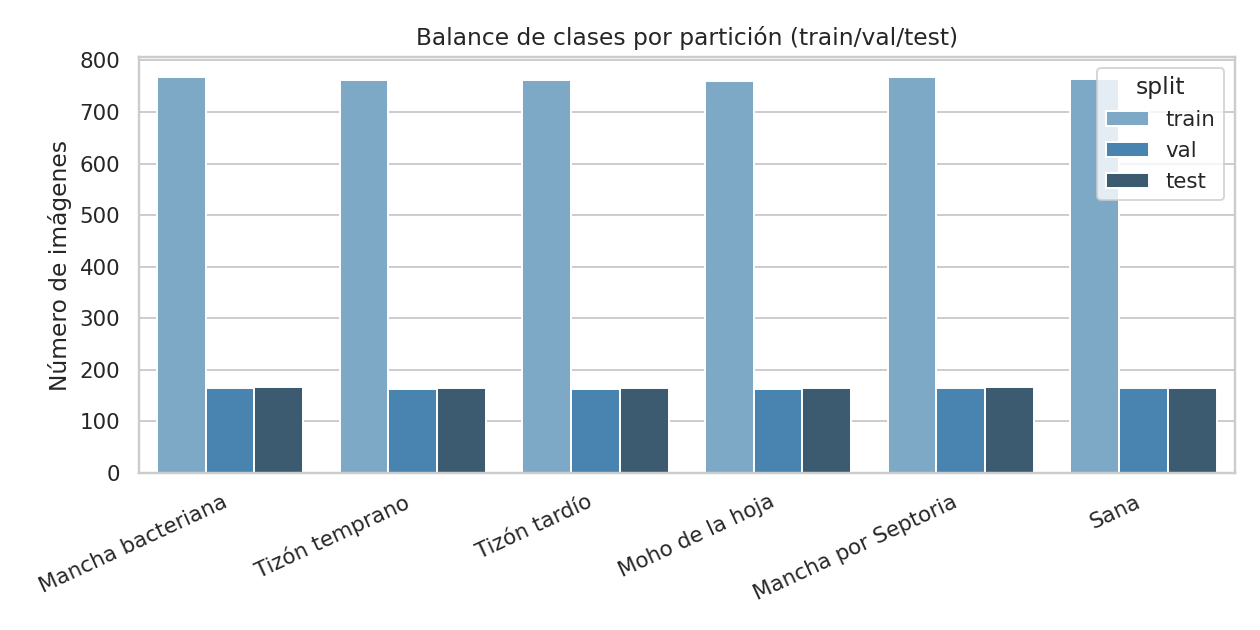
#> input picture reports/figures/01_balance_clases.png, 1260 x 630 px
$ jupyter execute --allow-errors Corte1_EDA_Baseline_Tomate.ipynb   (older library calls are emulated)
#> lines starting #> are read from the running program, lines starting #| are printed output that depends on the picture
### src/data_utils.py
"""
Funciones reutilizables para el proyecto 7 - Diagnóstico visual de
enfermedades en hojas de tomate (Corte 1).

Contiene utilidades para:
- listar el dataset y su partición train/val/test
- extraer features clásicas (color HSV + textura LBP) para el baseline
- calcular una métrica simple de nitidez (para detectar imágenes borrosas)
"""
from pathlib import Path
import numpy as np
import pandas as pd
from PIL import Image
import cv2
from skimage.feature import local_binary_pattern

CLASSES = [
    "Tomato___Bacterial_spot",
    "Tomato___Early_blight",
    "Tomato___Late_blight",
    "Tomato___Leaf_Mold",
    "Tomato___Septoria_leaf_spot",
    "Tomato___healthy",
]

CLASS_LABELS_ES = {
    "Tomato___Bacterial_spot": "Mancha bacteriana",
    "Tomato___Early_blight": "Tizón temprano",
    "Tomato___Late_blight": "Tizón tardío",
    "Tomato___Leaf_Mold": "Moho de la hoja",
    "Tomato___Septoria_leaf_spot": "Mancha por Septoria",
    "Tomato___healthy": "Sana",
}

SPLITS = ["train", "val", "test"]


def list_dataset(root: Path) -> pd.DataFrame:
    """Recorre root/{split}/{clase}/*.jpg y arma un DataFrame con metadatos
    básicos (ruta, split, clase, tamaño en bytes, ancho, alto)."""
    rows = []
    for split in SPLITS:
        split_dir = root / split
        if not split_dir.exists():
            continue
        for cls in CLASSES:
            cls_dir = split_dir / cls
            if not cls_dir.exists():
                continue
            for f in cls_dir.iterdir():
                if f.suffix.lower() not in (".jpg", ".jpeg", ".png"):
                    continue
                rows.append(
                    {
                        "path": str(f),
                        "split": split,
                        "class": cls,
                        "class_es": CLASS_LABELS_ES[cls],
                        "size_bytes": f.stat().st_size,
                    }
                )
    return pd.DataFrame(rows)


# [5 lines left out: function sharpness_score, not called in this run]


def mean_hue_saturation(img_bgr: np.ndarray) -> tuple[float, float]:
    hsv = cv2.cvtColor(img_bgr, cv2.COLOR_BGR2HSV)
    return float(hsv[:, :, 0].mean()), float(hsv[:, :, 1].mean())


# [26 lines left out: function extract_features, not called in this run]

### notebooks/Corte1_EDA_Baseline_Tomate.ipynb
# Corte 1 — Diagnóstico visual de enfermedades en hojas de tomate

**Proyecto:** 7. Diagnóstico visual de enfermedades en hojas de tomate
**Asignatura:** Profundización III — Inteligencia Artificial aplicada
**Corte:** 1 — EDA + protocolo de partición + baseline + presentación
**Formato:** notebook técnico reproducible

---

## Propósito de este corte

Siguiendo el principio *"primero problema, después línea base, luego complejidad
justificada"*, este notebook documenta el trabajo técnico exigido para el Corte 1:

- revisar la partición provista (train/val/test) y comprobar el balance por clase;
- hacer un EDA visual centrado en color, textura, lesiones y fondo;
- construir un baseline clásico (sin redes profundas) y medir qué clases confunde;
- documentar los límites de representación del dataset y su uso diagnóstico;
- definir un criterio de éxito por clase, no solo global.

# 0. Identificación del equipo

| Campo | Respuesta |
|---|---|
| Integrantes | Luis Alejandro Zambrano, Jhoan David Santamaría, Juan Norberto Pardo, Edwin Santiago Sandoval |
| Proyecto | 7 — Diagnóstico visual de enfermedades en hojas de tomate |
| Dataset usado | Processed Tomato Leaf Disease Image Dataset (Mendeley Data, derivado de PlantVillage) |
| Nombre del archivo/carpeta de datos | `data/Dataset/{train,val,test}/<clase>/*.JPG` |
| Corte | 1 |
| Fecha de entrega | _(completar antes de entregar)_ |

# 1. Contexto y alcance del problema

Esta versión procesada del dataset PlantVillage concentra el problema en tomate y
reporta limpieza previa de imágenes borrosas y duplicadas. Incluye seis clases:

- `Tomato___Bacterial_spot` — mancha bacteriana
- `Tomato___Early_blight` — tizón temprano
- `Tomato___Late_blight` — tizón tardío
- `Tomato___Leaf_Mold` — moho de la hoja
- `Tomato___Septoria_leaf_spot` — mancha por Septoria
- `Tomato___healthy` — hoja sana

**Objetivo mínimo del curso:** clasificar las seis condiciones y estudiar no solo el
accuracy global, sino las confusiones entre enfermedades visualmente similares
(por ejemplo, tizón temprano vs. tizón tardío).

**Riesgo metodológico que debemos vigilar:** el dataset hereda el contexto
controlado de PlantVillage (hojas aisladas, fondo relativamente limpio y
uniforme). Un buen desempeño aquí *no* equivale a un diagnóstico confiable en
campo, con luz natural, fondos de cultivo y hojas parcialmente ocluidas.

**Fuente:** Mendeley Data — *Processed Tomato Leaf Disease Image Dataset*,
DOI 10.17632/3zwdw6y4pn.1, derivado de PlantVillage, licencia CC BY 4.0.

# 2. Carga del dataset y verificación de la partición

El dataset viene organizado por el proveedor en `train/`, `val/` (validación) y
`test/`, cada una con una subcarpeta por clase. Antes de cualquier análisis,
indexamos todas las imágenes y confirmamos que la partición efectivamente
respeta la proporción 70/15/15 declarada y que no hay clases vacías o rutas
rotas.

Si ejecuta este notebook localmente, descargue el dataset desde Mendeley Data
(DOI 10.17632/3zwdw6y4pn.1) y colóquelo en `data/Dataset/` respetando la
estructura `train/val/test/<clase>`. Si trabaja con la copia ya organizada por
el equipo, ajuste `DATA_PATH` a su ubicación local.

[cell 1]
import sys
from pathlib import Path

sys.path.insert(0, str(Path("..") / "src"))

DATA_PATH = Path("../data/Dataset")
if not DATA_PATH.exists():
    # Ruta alternativa usada por el equipo durante el desarrollo del Corte 1
    DATA_PATH = Path("/home/claude/tomate_raw/inner/Dataset")

#> (the rest of this cell did not finish here and is left out)

[cell 2]
from data_utils import list_dataset, CLASSES, CLASS_LABELS_ES, SPLITS

df = list_dataset(DATA_PATH)
print("Total de imágenes indexadas:", len(df))
df.head()

#> (a cell that did not finish here is left out)

**Verificación de la partición.** La proporción global obtenida coincide con el
70/15/15 declarado por el proveedor (ver salida de la celda anterior). No se
encontraron clases vacías ni conteos en cero en ninguna partición.

**Verificación de balance por clase.** Dentro de cada partición las seis clases
tienen conteos muy similares (diferencia máxima de unas pocas decenas de
imágenes), por lo que el dataset está razonablemente balanceado: accuracy no
sería una métrica engañosa por desbalance, aunque igual reportamos macro-F1 y
métricas por clase porque el objetivo del curso pide estudiar las confusiones
entre enfermedades, no solo el promedio global.

[cell 4]
import matplotlib.pyplot as plt
import seaborn as sns

sns.set_theme(style="whitegrid")
img = plt.imread("../reports/figures/01_balance_clases.png")
#> img is the input picture: shape (630, 1260, 4) float32; mean R, G, B, A 0.871, 0.903, 0.928, 1
plt.figure(figsize=(10, 5))
plt.imshow(img)
plt.axis("off")
plt.show()

# 3. Ficha técnica del dataset

| Elemento | Respuesta |
|---|---|
| Nombre del dataset | Processed Tomato Leaf Disease Image Dataset |
| Fuente u origen | Mendeley Data, derivado de PlantVillage (DOI 10.17632/3zwdw6y4pn.1) |
| Licencia | CC BY 4.0 |
| Contexto del problema | Diagnóstico visual de 5 enfermedades + hoja sana en tomate, a partir de fotografías de hojas individuales sobre fondo controlado |
| Número de imágenes indexadas | ver celda de conteo total arriba (6.557 imágenes) |
| Número de clases | 6 (`Bacterial_spot`, `Early_blight`, `Late_blight`, `Leaf_Mold`, `Septoria_leaf_spot`, `healthy`) |
| Partición provista | train 70% / val 15% / test 15%, ya organizada por carpeta |
| Formato de imagen | JPG, 256×256 px, RGB |
| Variable objetivo | clase de la carpeta (enfermedad o sana) — clasificación multiclase |
| Variables/entradas | los píxeles de la imagen; para el baseline usamos histogramas de color (HSV) y de textura (LBP) derivados de la imagen |
| Riesgos iniciales | dataset de origen controlado (fondo uniforme, buena iluminación, hoja aislada); no representa condiciones reales de cultivo en campo |

### Preguntas guía

1. **¿Qué situación real intenta representar el dataset?** El reconocimiento
   visual de enfermedades foliares en cultivos de tomate a partir de una foto de
   la hoja, como apoyo a la inspección agronómica.
2. **¿Quién podría usar el resultado?** Agrónomos, técnicos de campo o
   aplicaciones móviles de soporte diagnóstico para pequeños productores.
3. **¿Qué decisión se intentaría apoyar?** Priorizar una revisión más detallada
   o un tratamiento fitosanitario cuando el modelo sugiere una enfermedad
   específica.
4. **¿El problema requiere IA o podría resolverse con reglas simples?** Las
   enfermedades comparten patrones de color y textura que se solapan (ver
   sección 6), por lo que reglas simples de umbral de color no bastan; se
   justifica un clasificador aprendido, aunque como mostramos en la sección 6
   uno *clásico* (sin redes profundas) ya logra un desempeño alto en este
   dataset controlado.

# 4. Diagnóstico de calidad de datos

Revisamos: tipos/formatos, duplicados obvios por nombre de archivo, imágenes
ilegibles, y nitidez (para detectar borrosidad residual, dado que el
proveedor reporta haber limpiado imágenes borrosas y duplicadas).

[cell 5]
import pandas as pd

# Duplicados por nombre de archivo (indicio de reuso accidental entre carpetas)
#> (the rest of this cell did not finish here and is left out)

[cell 6]
quality_path = Path("../reports/dataset_quality.csv")
#> (the rest of this cell did not finish here and is left out)

[cell 7]
img = plt.imread("../reports/figures/04_nitidez.png")
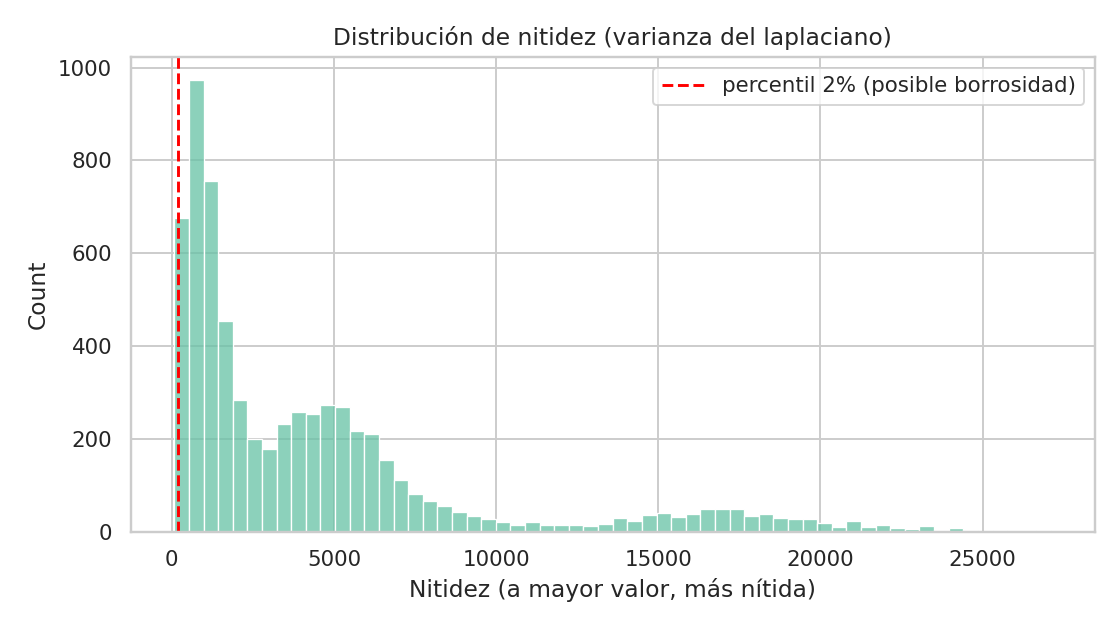
#> input picture reports/figures/04_nitidez.png, 1120 x 630 px
#> img is the input picture: shape (630, 1120, 4) float32; mean R, G, B, A 0.959, 0.971, 0.967, 1
plt.figure(figsize=(9, 5))
plt.imshow(img)
plt.axis("off")
plt.show()

## Hallazgos del diagnóstico de calidad

| Aspecto revisado | Hallazgos | Acción recomendada antes de modelar |
|---|---|---|
| Valores faltantes | No aplica (no hay tabla tabular con NaN; el dato es la imagen misma) | Verificar que cada imagen se pueda leer (hecho arriba, 0 fallos) |
| Duplicados | No se encontraron nombres de archivo duplicados entre clases/particiones | Ninguna; el proveedor ya depuró duplicados |
| Tipos de datos | Todas las imágenes JPG, 256×256, RGB — consistente | Ninguna |
| Categorías inconsistentes | Nombres de carpeta consistentes (`Tomato___<clase>`) | Ninguna |
| Valores fuera de rango | No aplica a imágenes; se revisó nitidez como proxy de calidad | Excluir o marcar el ~2% de imágenes con nitidez más baja si se detectan artefactos reales al inspeccionarlas |
| Posibles outliers | Un pequeño porcentaje de imágenes con nitidez baja (cola izquierda del histograma) | Inspección manual antes del Corte 2 si se decide filtrarlas |
| Posible fuga de información | El nombre de archivo no debe usarse como feature (algunos incluyen texto de la enfermedad, p. ej. `GHLB2`); no se usó en el baseline | Mantener el pipeline basado solo en píxeles |
| Desbalance de clases | Balance muy parejo entre las 6 clases en cada partición (ver sección 2) | Ninguna acción de balanceo necesaria por ahora |

**Decisión:** los datos están **listos** para construir una línea base. La
calidad de imagen es alta y consistente, y la partición está balanceada; el
riesgo principal no es de calidad sino de **representatividad** (ver sección 7).

# 5. EDA visual e interpretación

Exploramos variación de color, textura, lesión y fondo entre clases.

[cell 8]
img = plt.imread("../reports/figures/02_muestras_por_clase.png")
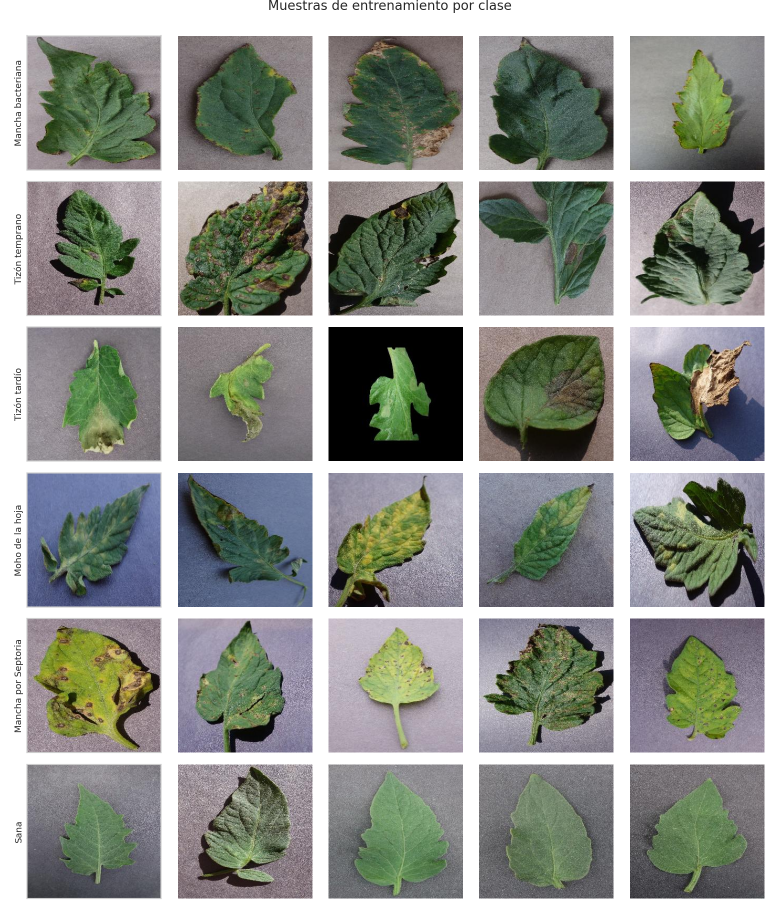
#> input picture reports/figures/02_muestras_por_clase.png, 1560 x 1820 px (shown at 1/2 size)
#> img is the input picture: shape (1820, 1560, 4) float32; mean R, G, B, A 0.566, 0.581, 0.554, 1
plt.figure(figsize=(11, 13))
plt.imshow(img)
plt.axis("off")
plt.title("5 muestras de entrenamiento por clase")
plt.show()

[cell 9]
img = plt.imread("../reports/figures/03_color_por_clase.png")
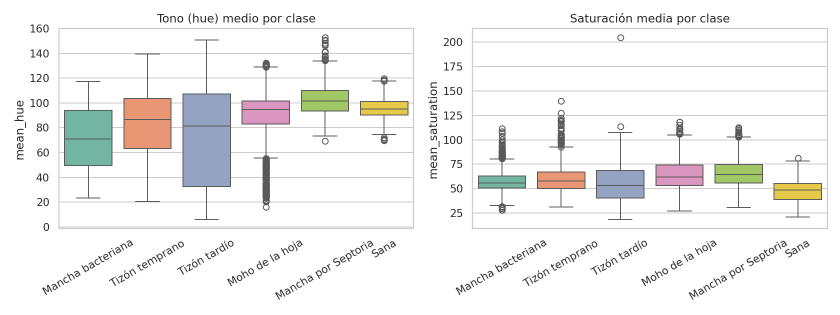
#> input picture reports/figures/03_color_por_clase.png, 1680 x 630 px (shown at 1/2 size)
#> img is the input picture: shape (630, 1680, 4) float32; mean R, G, B, A 0.95, 0.95, 0.946, 1
plt.figure(figsize=(11, 5))
plt.imshow(img)
plt.axis("off")
plt.show()

## Interpretación visual

| Visualización | ¿Qué muestra? | ¿Qué decisión o hipótesis permite formular? |
|---|---|---|
| Muestras por clase | Casi todas las fotos están tomadas sobre un fondo gris/uniforme, con la hoja centrada y bien iluminada; el moho de la hoja y la mancha por Septoria muestran patrones de textura muy distintivos (moteado fino vs. manchas circulares con halo). | El fondo controlado sugiere que un modelo puede aprender a discriminar por color/textura de la hoja sin depender del fondo, pero también que el dataset **no representa fondos de cultivo reales** (tierra, otras hojas, sombras). |
| Tono (hue) y saturación por clase | Las hojas sanas y con moho tienden a un verde más uniforme; el tizón temprano y tardío muestran mayor dispersión de tono por las zonas necróticas de color marrón/amarillo. | El color por sí solo separa razonablemente clases como sana vs. enfermas, pero no basta para distinguir tizón temprano de tizón tardío (tonalidades de necrosis parecidas), lo que anticipa la confusión que veremos en la matriz de confusión del baseline. |
| Nitidez | La gran mayoría de imágenes tiene nitidez alta y consistente; solo ~2% cae en la cola baja. | No es necesario un filtro agresivo de calidad antes del Corte 2; basta con inspeccionar manualmente el 2% más borroso si se decide depurar. |

**Conclusión visual general:** el dataset es visualmente "limpio" y controlado
(hoja aislada, fondo uniforme, buena iluminación), lo cual **facilita** el
aprendizaje pero **limita** la generalización a campo real (ver sección 7).

# 6. Baseline clásico y métrica inicial

Siguiendo la línea base sugerida por la guía del proyecto (*características
simples de color/textura + clasificador clásico*), construimos un baseline
sin redes neuronales profundas:

- **Color:** histograma HSV (16 bins por canal) — captura el tono
  predominante de la lesión y de la hoja.
- **Textura:** histograma de *Local Binary Pattern* (LBP) sobre la imagen en
  escala de grises — captura el patrón de la lesión (moteado, manchas
  circulares, zonas necróticas irregulares).
- **Clasificador:** SVM con kernel RBF, `class_weight="balanced"`.

Como referencia inferior usamos un `DummyClassifier` que predice siempre la
clase mayoritaria.

**Métricas:** macro-F1 (pondera igual a las 6 clases, evitando que una clase
grande oculte errores en una pequeña), precision/recall por clase y matriz de
confusión, tal como pide la guía del proyecto.

[cell 10]
import numpy as np
from data_utils import extract_features

feat_cache = Path("../reports/features.npz")
#> (the rest of this cell did not finish here and is left out)

[cell 11]
from sklearn.preprocessing import StandardScaler
from sklearn.svm import SVC
from sklearn.dummy import DummyClassifier
from sklearn.metrics import classification_report, confusion_matrix, f1_score

#> (the rest of this cell did not finish here and is left out)

#> (a cell that did not finish here is left out)

[cell 13]
img = plt.imread("../reports/figures/05_matriz_confusion.png")
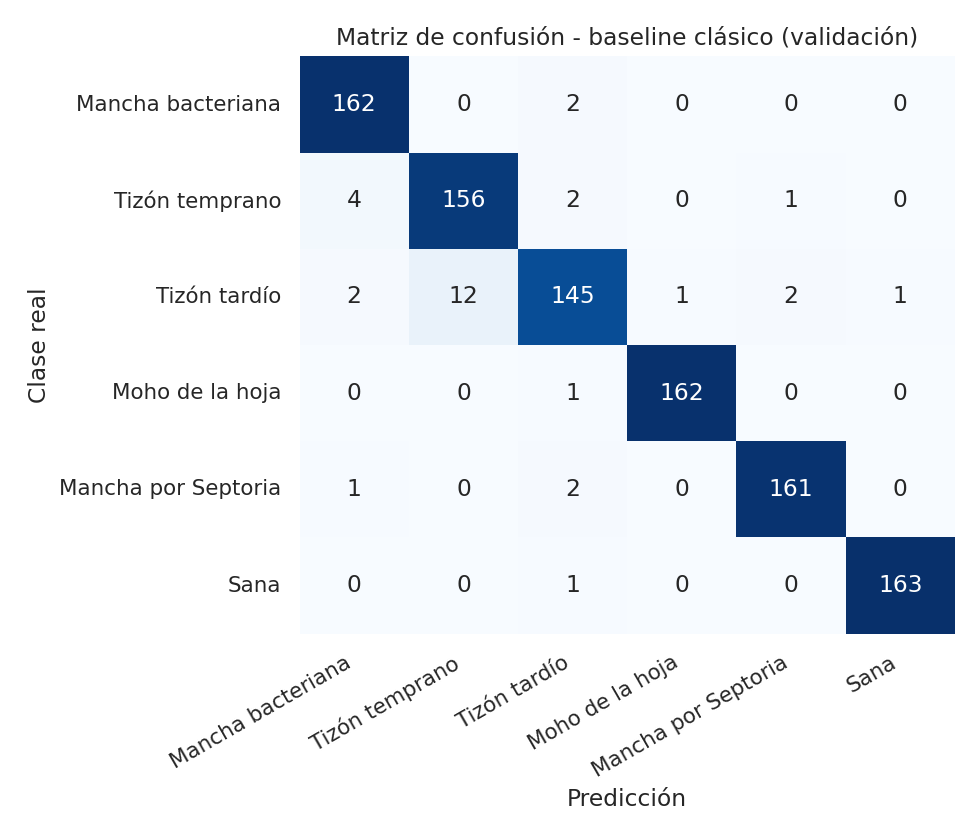
#> input picture reports/figures/05_matriz_confusion.png, 980 x 840 px
#> img is the input picture: shape (840, 980, 4) float32; mean R, G, B, A 0.899, 0.917, 0.945, 1
plt.figure(figsize=(7, 6))
plt.imshow(img)
plt.axis("off")
plt.show()

**Lectura de la matriz de confusión.** La confusión más importante ocurre
entre **tizón temprano** y **tizón tardío**: 12 imágenes de tizón temprano se
clasifican como tizón tardío (y 2 en sentido contrario). Esto es coherente con
lo observado en el EDA visual: ambas enfermedades producen necrosis de tono
marrón/amarillo sobre la hoja, con textura similar en etapas intermedias. El
resto de clases (sana, moho, Septoria, mancha bacteriana) se separan casi sin
error, porque tienen firmas de color/textura más distintivas (manchas
circulares con halo en Septoria, moteado fino en moho, verde uniforme en
sana).

# 7. Análisis de errores y ejemplos visuales

[cell 14]
img = plt.imread("../reports/figures/06_ejemplos_error.png")
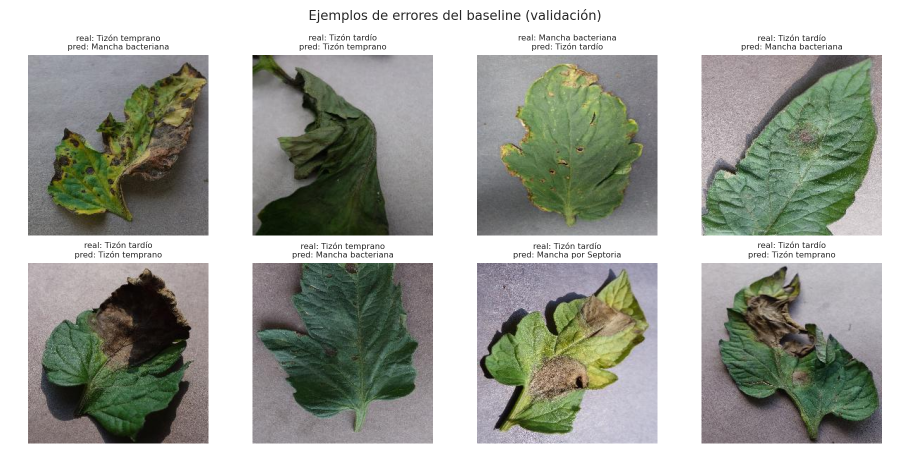
#> input picture reports/figures/06_ejemplos_error.png, 1820 x 910 px (shown at 1/2 size)
#> img is the input picture: shape (910, 1820, 4) float32; mean R, G, B, A 0.648, 0.661, 0.628, 1
plt.figure(figsize=(13, 7))
plt.imshow(img)
plt.axis("off")
plt.show()
